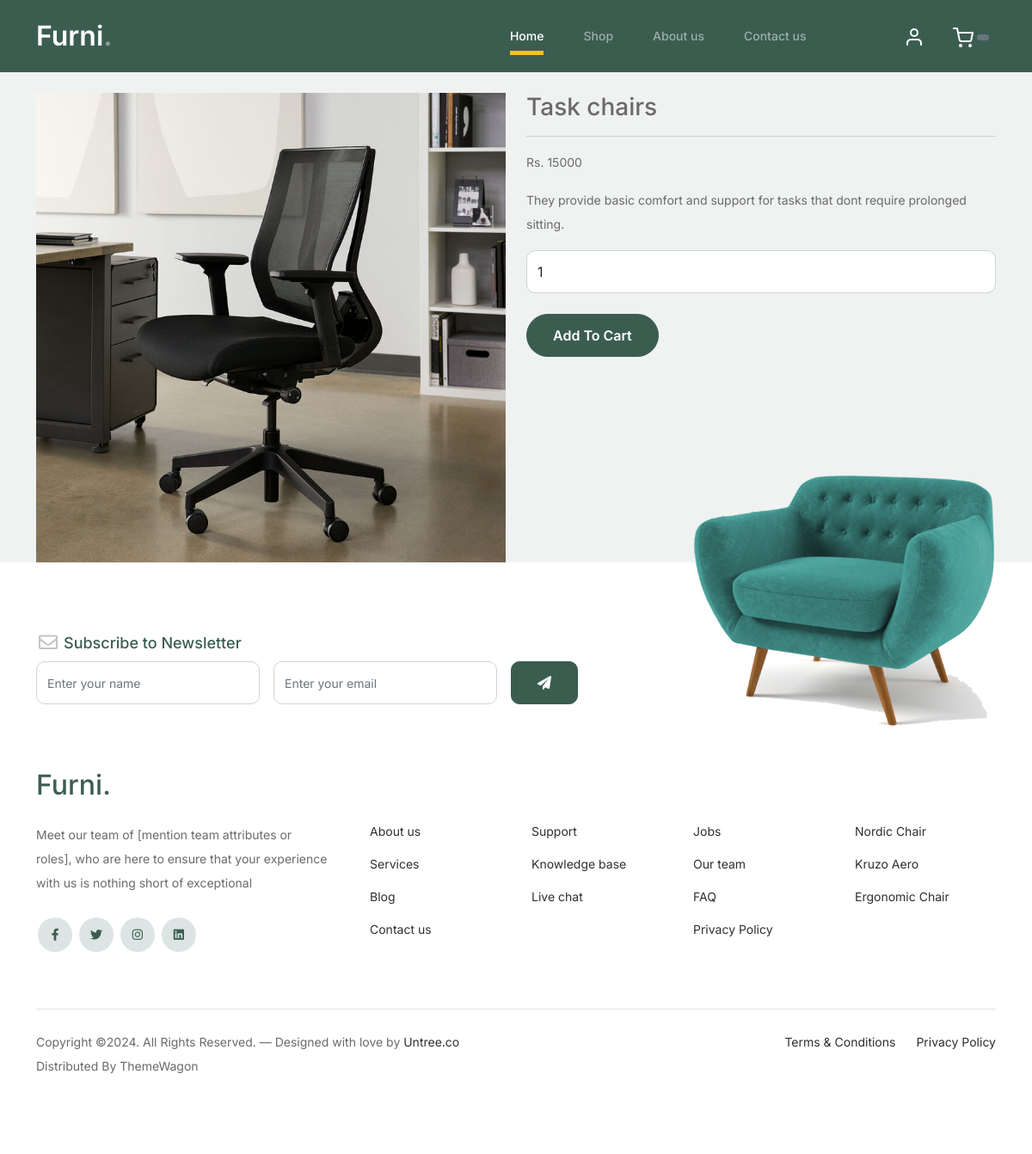
The page /User/productdescription.php?des=7 on the database its author committed.
### tables this page shows
CREATE TABLE `product` (
  `ID` int(11) NOT NULL,
  `Name` varchar(25) NOT NULL,
  `Price` bigint(20) NOT NULL,
  `Detail` varchar(250) NOT NULL,
  `Category` int(11) NOT NULL,
  `Product_Image` varchar(100) NOT NULL,
  `Record_Inserted_At` timestamp NOT NULL DEFAULT current_timestamp()
);

CREATE TABLE `website_info` (
  `ID` int(11) NOT NULL,
  `Name` varchar(25) NOT NULL,
  `Description` varchar(500) NOT NULL,
  `E-Mail` varchar(30) NOT NULL,
  `Phone Number` varchar(15) NOT NULL,
  `Address` varchar(50) NOT NULL,
  `Facebook Link` varchar(100) NOT NULL,
  `Insta Link` varchar(100) NOT NULL,
  `Timing` time NOT NULL,
  `Added_At` timestamp NOT NULL DEFAULT current_timestamp()
);

### User/productdescription.php (the view, shortened to what this page needs)
<!DOCTYPE html>
<html lang="en">
<head>
</head>
<body>
    <?php include "header.php";
    $id = $_GET["des"];
    $fetch_query = "select * from product where id=$id";
    $run = mysqli_query($conn,$fetch_query);
    $a = mysqli_fetch_array($run);
    ?>
    <div class="container">
        <div class="row">
            <div class="col-md-6 mt-4">
                <img src="../Admin/<?php echo  $a[5]; ?>" alt="" class="img-fluid">
            </div>
            <div class="col-md-6">
                <h3 class="mt-4"><?php echo $a[1];?></h3>
                <hr>
                <p>Rs. <?php echo $a[2];?></p>
                <p><?php echo $a[3];?></p>
                <form action="addtocart.php" method="get">
                    <input type="number" name="qty" id="" class="form-control" value="1">
                    <button type="submit" name="btn" class="mt-4 btn btn-primary"> Add To Cart</button>
                </form>
            </div>
        </div>
    </div>
    <?php include "footer.php"; ?>
</body>

### User/footer.php (shortened to what this page needs)
<?php
	include("../connection.php");
$query="SELECT * FROM `website_info`";
$result=mysqli_query($conn,$query);
$data=mysqli_fetch_array($result);
?>
<footer class="footer-section">
			<div class="container relative">
				<div class="sofa-img">
					<img src="images/sofa.png" alt="Image" class="img-fluid">
				</div>
				<div class="row">
					<div class="col-lg-8">
						<div class="subscription-form">
							<h3 class="d-flex align-items-center"><span class="me-1"><img src="images/envelope-outline.svg" alt="Image" class="img-fluid"></span><span>Subscribe to Newsletter</span></h3>
							<form action="#" class="row g-3">
								<div class="col-auto">
									<input type="text" class="form-control" placeholder="Enter your name">
								</div>
								<div class="col-auto">
									<input type="email" class="form-control" placeholder="Enter your email">
								</div>
								<div class="col-auto">
									<button class="btn btn-primary">
										<span class="fa fa-paper-plane"></span>
									</button>
								</div>
							</form>
						</div>
					</div>
				</div>
				<div class="row g-5 mb-5">
					<div class="col-lg-4">
						<div class="mb-4 footer-logo-wrap"><a href="#" class="footer-logo"><?php echo "$data[1]"; ?><span>.</span></a></div>
						<p class="mb-4"><?php echo"$data[2]" ?></p>
						<ul class="list-unstyled custom-social">
							<li><a href="<?php echo"$data[6]" ?>"><span class="fa fa-brands fa-facebook-f"></span></a></li>
							<li><a href="#"><span class="fa fa-brands fa-twitter"></span></a></li>
							<li><a href="<?php echo"$data[7]" ?>"><span class="fa fa-brands fa-instagram"></span></a></li>
							<li><a href="#"><span class="fa fa-brands fa-linkedin"></span></a></li>
						</ul>
					</div>
					<div class="col-lg-8">
						<div class="row links-wrap">
							<div class="col-6 col-sm-6 col-md-3">
								<ul class="list-unstyled">
									<li><a href="about.php">About us</a></li>
									<li><a href="#">Services</a></li>
									<li><a href="#">Blog</a></li>
									<li><a href="contact.php">Contact us</a></li>
								</ul>
							</div>
							<div class="col-6 col-sm-6 col-md-3">
								<ul class="list-unstyled">
									<li><a href="#">Support</a></li>
									<li><a href="#">Knowledge base</a></li>
									<li><a href="#">Live chat</a></li>
								</ul>
							</div>
							<div class="col-6 col-sm-6 col-md-3">
								<ul class="list-unstyled">
									<li><a href="#">Jobs</a></li>
									<li><a href="#">Our team</a></li>
									<li><a href="FAQ.php">FAQ</a></li>
									<li><a href="privacypolicy.php">Privacy Policy</a></li>
								</ul>
							</div>
							<div class="col-6 col-sm-6 col-md-3">
								<ul class="list-unstyled">
									<li><a href="#">Nordic Chair</a></li>
									<li><a href="#">Kruzo Aero</a></li>
									<li><a href="#">Ergonomic Chair</a></li>
								</ul>
							</div>
						</div>
					</div>
				</div>
				<div class="border-top copyright">
					<div class="row pt-4">
						<div class="col-lg-6">
							<p class="mb-2 text-center text-lg-start">Copyright &copy;. All Rights Reserved. &mdash; Designed with love by <a href="https://untree.co">Untree.co</a> Distributed By <a hreff="https://themewagon.com">ThemeWagon</a>
            </p>
						</div>
						<div class="col-lg-6 text-center text-lg-end">
							<ul class="list-unstyled d-inline-flex ms-auto">
								<li class="me-4"><a href="#">Terms &amp; Conditions</a></li>
								<li><a href="#">Privacy Policy</a></li>
							</ul>
						</div>
					</div>
				</div>
			</div>
		</footer>
	</body>
</html>

### User/css/style.css (style rules this page uses)
body { overflow-x: hidden; position: relative; }
body { font-family: "Inter", sans-serif; font-weight: 400; line-height: 28px; color: #6a6a6a; font-size: 14px; background-color: #eff2f1; }
a { text-decoration: none; -webkit-transition: .3s all ease; -o-transition: .3s all ease; transition: .3s all ease; color: #2f2f2f; text-decoration: underline; }
.btn { font-weight: 600; padding: 12px 30px; border-radius: 30px; color: #ffffff; background: #2f2f2f; border-color: #2f2f2f; }
.btn.btn-primary { background: #3b5d50; border-color: #3b5d50; }
.footer-section { padding: 80px 0; background: #ffffff; }
.footer-section .relative { position: relative; }
.footer-section a { text-decoration: none; color: #2f2f2f; -webkit-transition: .3s all ease; -o-transition: .3s all ease; transition: .3s all ease; }
.footer-section .subscription-form { margin-bottom: 40px; position: relative; z-index: 2; margin-top: 100px; }
@media (min-width: 992px) { .footer-section .subscription-form { margin-top: 0px; margin-bottom: 80px; } }
.footer-section .subscription-form h3 { font-size: 18px; font-weight: 500; color: #3b5d50; }
.footer-section .subscription-form .form-control { height: 50px; border-radius: 10px; font-family: "Inter", sans-serif; }
.footer-section .subscription-form .btn { border-radius: 10px !important; }
.footer-section .sofa-img { position: absolute; top: -200px; z-index: 1; right: 0; }
.footer-section .sofa-img img { max-width: 380px; }
.footer-section .links-wrap { margin-top: 0px; }
@media (min-width: 992px) { .footer-section .links-wrap { margin-top: 54px; } }
.footer-section .links-wrap ul li { margin-bottom: 10px; }
.footer-section .footer-logo-wrap .footer-logo { font-size: 32px; font-weight: 500; text-decoration: none; color: #3b5d50; }
.footer-section .custom-social li { margin: 2px; display: inline-block; }
.footer-section .custom-social li a { width: 40px; height: 40px; text-align: center; line-height: 40px; display: inline-block; background: #dce5e4; color: #3b5d50; border-radius: 50%; }
.footer-section .border-top { border-color: #dce5e4; }
.footer-section .border-top.copyright { font-size: 14px !important; }
.form-control { height: 50px; border-radius: 10px; font-family: "Inter", sans-serif; }

### rows shown on the page
product: Product_Image (picture), Name "Task chairs", Price "15000", Detail "They provide basic comfort and support for tasks that dont require prolonged sitting."
website_info: Name "Furni", Description "Meet our team of [mention team attributes or roles], who are here to ensure that your experience with us is nothing short of exceptional"
